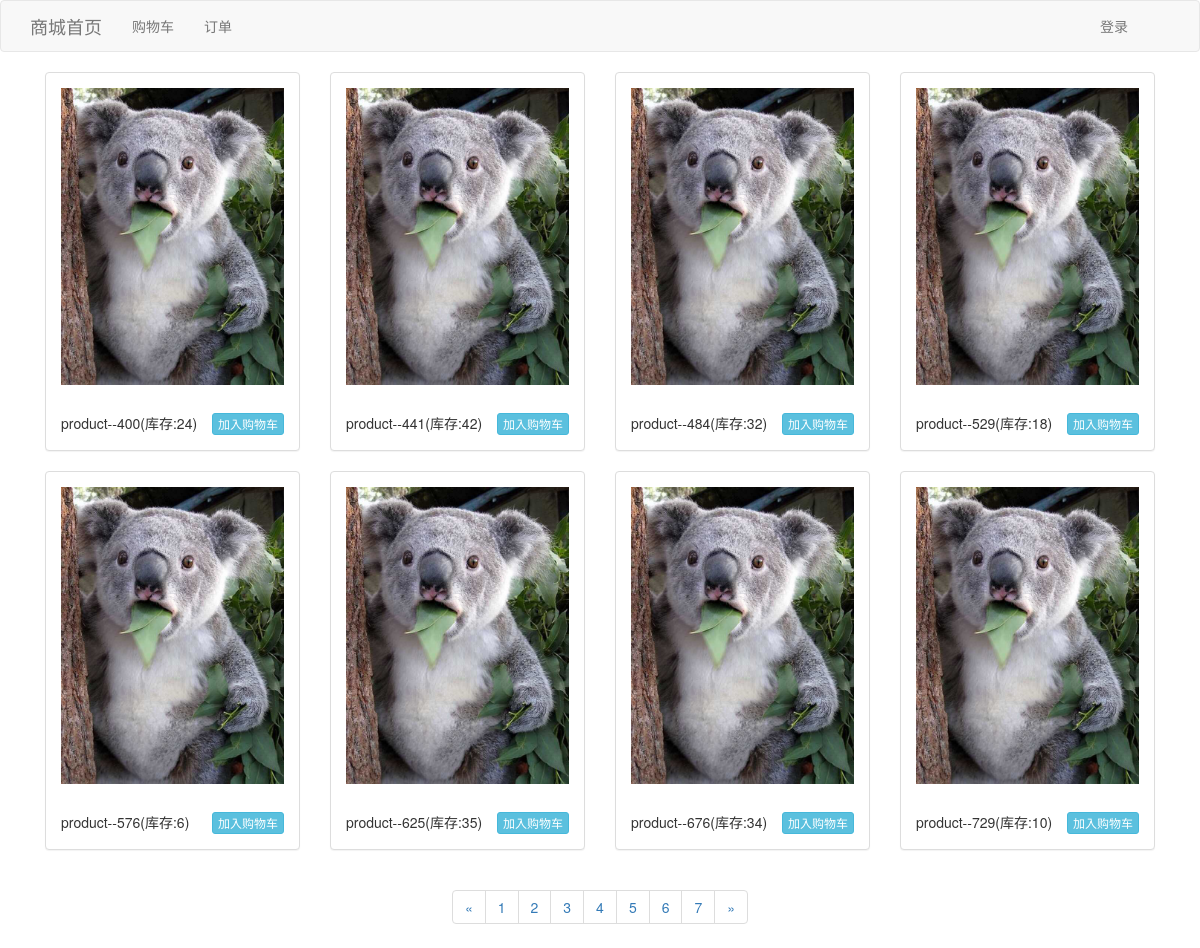
Screenshot of /index/?page=4 with the database file from the repository.
### shop/models.py (models this page shows, shortened)
class Product(models.Model):
    pic = models.ImageField(upload_to="product_pic")
    describe = models.TextField()
    price = models.FloatField(default=0.0)
    count = models.IntegerField(default=0)

### shop/views.py (the view)
# urls.py: url(r'^index/', views.index, name='index'),
def index(request):
    products = Product.objects.all()
    paginator = Paginator(products, 8)
    page = request.GET.get('page', 1)
    currentPage = int(page)
    try:
        product_list = paginator.page(page)  # 获取当前页码的记录
    except PageNotAnInteger:
        product_list = paginator.page(1)
    except EmptyPage:
        product_list = paginator.page(paginator.num_pages)  # 如果用户输入的页数不在系统的页码列表中时,显示最后一页的内容
    return render(request, 'shop_list.html', {'products': products, 'product_list': product_list})

### shop/templates/shop_list.html (shortened to what this page needs)
<!DOCTYPE html>
<html>
	<head>
		<link rel="stylesheet" href="/static/css/bootstrap.css" />
	</head>
	<body>
		{% include 'base_nav.html' %}
		<div class="container">
			{% for product in product_list %}
			<div class="col-md-3 col-xs-12 col-sm-6">
				<div class="panel panel-default">
					<div class="panel-body">
						<img src="{{ product.pic.url }}" class="img-responsive" alt="Responsive image">
				 		<div style="padding-top:2em;">
					 		{{product.describe|slice:"20"}}(库存:{{ product.count }})
							{% if product.count > 0 %}
					 		<a href="/add_shopcar/{{ product.id }}" class="btn btn-info btn-xs" style="float:right;">加入购物车</a>
							{% endif %}
				 		</div>
					</div>
				</div>
			</div>
		{% endfor %}
			<nav aria-label="Page navigation" style="text-align: center;">
				<ul class="pagination">
					{% if product_list.has_previous %}
					<li>
					<a href="?page={{ product_list.previous_page_number }}" aria-label="Previous">
						<span aria-hidden="true">&laquo;</span>
					</a>
					</li>
					{% endif %}
					{% for num in product_list.paginator.page_range %}
						{% if num == currentPage %}
							<li class="item active"><a href="?page={{ num }}">{{ num }}</a></li>
						{% else %}
							<li class="item"><a href="?page={{ num }}">{{ num }}</a></li>
						{% endif %}
					{% endfor %}
					{% if product_list.has_next %}
					<li>
					<a href="?page={{ product_list.next_page_number }}" aria-label="Next">
						<span aria-hidden="true">&raquo;</span>
					</a>
					</li>
					{% endif %}
				</ul>
			</nav>
		</div>
	</body>
</html>

### rows the page displays
Product: pic (picture), describe "product--400", count "24"
Product: pic (picture), describe "product--441", count "42"
Product: pic (picture), describe "product--484", count "32"
Product: pic (picture), describe "product--529", count "18"
Product: pic (picture), describe "product--576", count "6"
Product: pic (picture), describe "product--625", count "35"
Product: pic (picture), describe "product--676", count "34"
Product: pic (picture), describe "product--729", count "10"

### other values shown
{{ num }} "1" "2" "3" "4" "5" "6" "7"
